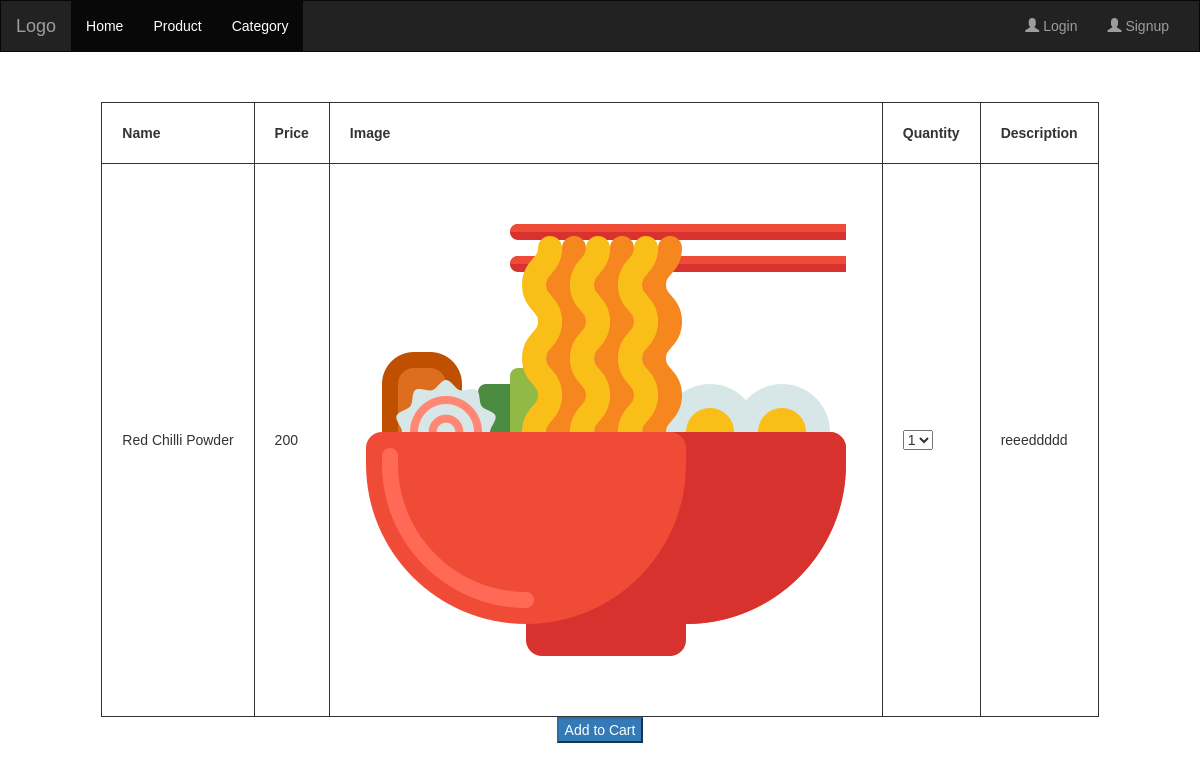
Screenshot of /ok/1 with the database file from the repository.
### AdminApp/models.py (models this page shows)
class Ingredients(models.Model):
    item_name=models.CharField(max_length=30)
    price=models.CharField(max_length=50)
    sale_price=models.CharField(max_length=50)
    image=models.ImageField(default='abc.jpg',upload_to='Images')
    description=models.CharField(max_length=2000)
    quantity=models.IntegerField()
    class Meta:
        db_table="Ingredients"

### UserApp/views.py (the view)
# urls.py: path('ok/<did>',views.ok),
def ok(request,did):
    prod=Ingredients.objects.get(id=did)
    return render(request,"ok.html",{"prod":prod})

### UserApp/templates/ok.html (shortened to what this page needs)
{% extends "homepage.html" %}
{% block content %}
<!DOCTYPE html>
<html lang="en">
<head>
</head>
<body>
    <center>
<form method="post" action="/cart">
    <table>
        <thead>
        <tr>
            <th>Name</th>
            <th>Price</th>
            <th>Image</th>
            <th>Quantity</th>
            <th>Description</th>
        </tr>
    </thead>
        <tbody>
        <tr>
            <td>{{prod.item_name}}</td>
            <td>{{prod.price}}</td>
            <td><img src="{{prod.image.url}}"/></td>
            <td><select name="qty">
                <option>1</option>
            </select></td>
            <td>{{prod.description}}</td>
        </tr>
    </tbody>
    </table>
    <button type="submit" class="btn-primary">Add to Cart</button>
</form>
</center>
</body>
</html>
{% endblock %}

### UserApp/static/ok.css (style rules this page uses)
* { box-sizing: border-box; }
body { font-family: Verdana, sans-serif; }
img { vertical-align: middle; }

### UserApp/static/frame.css (style rules this page uses)
*, *::before, *::after { box-sizing: border-box; }

### UserApp/templates/homepage.html (style rules this page uses)
* { box-sizing: border-box; }
body { font-family: Verdana, sans-serif; }
img { vertical-align: middle; }

### UserApp/templates/ok.html (style rules this page uses)
th { border: 1px,solid; padding: 20px; }
td { border: 1px solid; padding: 20px; }

### rows the page displays
Ingredients: item_name "Red Chilli Powder", price "200", image (picture), description "reeeddddd"
